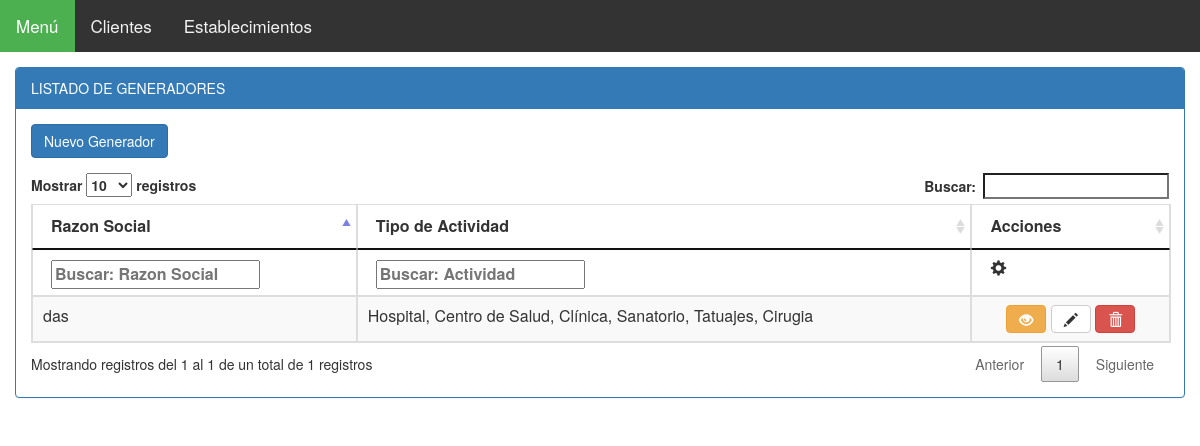
Before: /generadores/listado_generadores/ with the older database file.
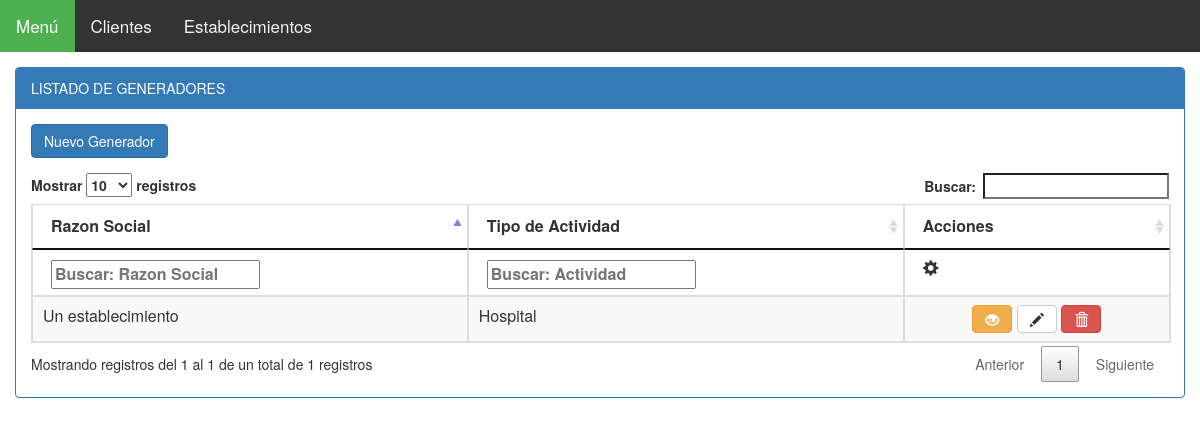
After: the same page with the newer database file.
### modulo_I/models.py (models this page shows, shortened)
class EstablecimientoGenerador(models.Model):
    nro_inscripcion = models.BigIntegerField(primary_key=True) # N° inscripcion registro de generadores provincia del chubut
    razon_social = models.CharField(max_length=50)
    tipo_actividad = MultiSelectField(choices=Actividades)
    '''
    Domicilio = models.ForeignKey('Domicilio', on_delete=models.CASCADE)
    telefono = models.CharField(max_length=50)
    email = models.EmailField(max_length=50, blank=True)
    director_responsable = models.ForeignKey('Cliente', related_name='director_responsable')
    responsable_residuos = models.ForeignKey('Persona', related_name='responsable_residuos')
    responsable_suplente = models.ForeignKey('Persona', related_name='responsable_suplente')
    responsable_tecnico = models.ForeignKey('Persona', related_name='responsable_tecnico')
    nro_inscripcion = models.BigIntegerField(primary_key=True) # N° inscripcion registro de generadores provincia del chubut
    ambito_dependencia = models.ForeignKey('Ambito_Dependencia')
    #tipo_actividad = models.CharField(max_length=50, choices=Actividades)
    caract_generales = models.ForeignKey('Caracteristicas_Generales')
    residuo = models.ForeignKey('Residuo_Generador')
    observaciones_comentarios = models.CharField(max_length=200)
    titular = models.ForeignKey('Persona', related_name='titular')
    fecha = models.DateField(default=now)
    fecha_vinculo = models.DateField() #fecha deL Vinculo que se confeccionó el formulario
    '''

### modulo_I/views.py (the view)
def listado_generadores(request):
    listado_generadores = EstablecimientoGenerador.objects.all()
    return render(request, 'establecimiento/generador_listado.html', {'listado_generadores': listado_generadores})

### modulo_I/templates/establecimiento/generador_listado.html (shortened to what this page needs)
{% extends "base/base_listado.html" %}
{% load staticfiles %}
{% load staticfiles bootstrap3 %}
{% block panel-heading %}
  LISTADO DE GENERADORES
{% endblock %}
{% block btn-alta %}
  <a href="{% url 'generadores:alta_generadores' %}" class="btn btn-primary">Nuevo Generador</a>
{% endblock %}
{% block thead-tabla %}
  <thead>
  <tr>
      <th>Razon Social</th>
      <th>Tipo de Actividad</th>
      <th>Acciones</th>
  </tr>
  </thead>
{% endblock %}
{% block tfoot-tabla %}
  <tfoot >
     <tr>
       <th>Razon Social</th>
       <th>Actividad</th>
       <th><em class="glyphicon glyphicon-cog"></em></th>
    </tr>
  </tfoot>
{% endblock %}
{% block tbody-tabla %}
  <tbody>
  {% for generador in listado_generadores %}
      <tr>
          <td>{{ generador.razon_social }}</td>
          <td>{{ generador.tipo_actividad }}</td>
          <td align="center">
             <a class="btn btn-warning" data-toggle="tooltip" title="Detalles" href="{% url 'generadores:detalle_generadores' nro_inscripcion=generador.nro_inscripcion%}"><em class="glyphicon glyphicon-eye-open"></em></a>
             <a class="btn btn-default" data-toggle="tooltip" title="Modificar" href="{% url 'generadores:modificar_generadores' nro_inscripcion=generador.nro_inscripcion%}"><em class="glyphicon glyphicon-pencil"></em></a>
             <a id="generador_id"class="btn btn-danger btn-baja"  data-generadornro="{{generador.nro_inscripcion}}" data-generadornombre="{{generador.razon_social}}" data-toggle="modal" data-target="#modal_baja" title="Eliminar"><em class="glyphicon glyphicon-trash"></em></a>
          </td>
      </tr>
  {% endfor %}
  </tbody>
{% endblock %}

### templates/base/base_listado.html (shortened to what this page needs)
{% extends "base/base.html" %}
{% load staticfiles %}
{% load staticfiles bootstrap3 %}
{% block stylesheets %}
  <link rel="stylesheet" href="{% static 'css/jquery.dataTables.min.css' %}"/>
  <link rel="stylesheet" href="{% static 'css/filtro_upHeader_tabla.css' %}"/>
{% endblock %}
{% block content %}
    <div class="container container-form" style="padding-top:15px; width:100%">
            <div class="panel panel-primary">
              <div class="panel-heading">{% block panel-heading %}{% endblock %}</div>
                <div class="panel-body">
                  <div class="container" style="width:100%">
                      <div class="row" style="padding-bottom:15px">
                        {% block btn-alta %}{% endblock %}
                      </div>
                      <div class="row">
                        <table class="table table-striped table-bordered" cellspacing="0" id="table-list">
                          {% block thead-tabla %}{% endblock %}
                          {% block tfoot-tabla %}{% endblock %}
                          {% block tbody-tabla %}{% endblock %}
                        </table>
                      </div>
                  </div>
                </div>
            </div>
      </div>
{% endblock %}

### templates/base/base.html (shortened to what this page needs)
{% load staticfiles %}
{% load staticfiles bootstrap3 %}
<html lang="es">
  <head>
      <link rel="stylesheet" type="text/css" href="{% static 'css/bootstrap.css' %}"/>
      {% block stylesheets %}{% endblock %}
  </head>
  <body>
      {% block no-navbar %}
          {% include 'base/nav.html' %}
      {% endblock %}
      {% block content %}
      {% endblock %}
  </body>
</html>

### templates/base/nav.html
{% load staticfiles %}
{% load staticfiles bootstrap3%}
<head>
    <link rel="stylesheet" type="text/css" href="{% static 'css/navbar.css' %}"/>
</head>
<body>
  <div class="topnav">
    <a class="active" href="{% url 'inicio' %}">Menú</a>
    <a href="{% url 'clientes:listado_clientes' %}">Clientes</a>
    <a href="{% url 'generadores:listado_generadores' %}">Establecimientos</a>
  </div>
</body>

### estaticos/css/filtro_upHeader_tabla.css (style rules this page uses)
tfoot { display: table-header-group; }

### estaticos/css/navbar.css (style rules this page uses)
.topnav { overflow: hidden; background-color: #333; }
.topnav a { float: left; display: block; color: #f2f2f2; text-align: center; padding: 14px 16px; text-decoration: none; font-size: 17px; }
.topnav a.active { background-color: #4CAF50; color: white; }

Changed rows visible on the page:
removed EstablecimientoGenerador: razon_social "das", tipo_actividad "Hospital, Centro de Salud, Clínica, Sanatorio, Tatuajes, Cirugia"
added EstablecimientoGenerador: razon_social "Un establecimiento", tipo_actividad "Hospital"
